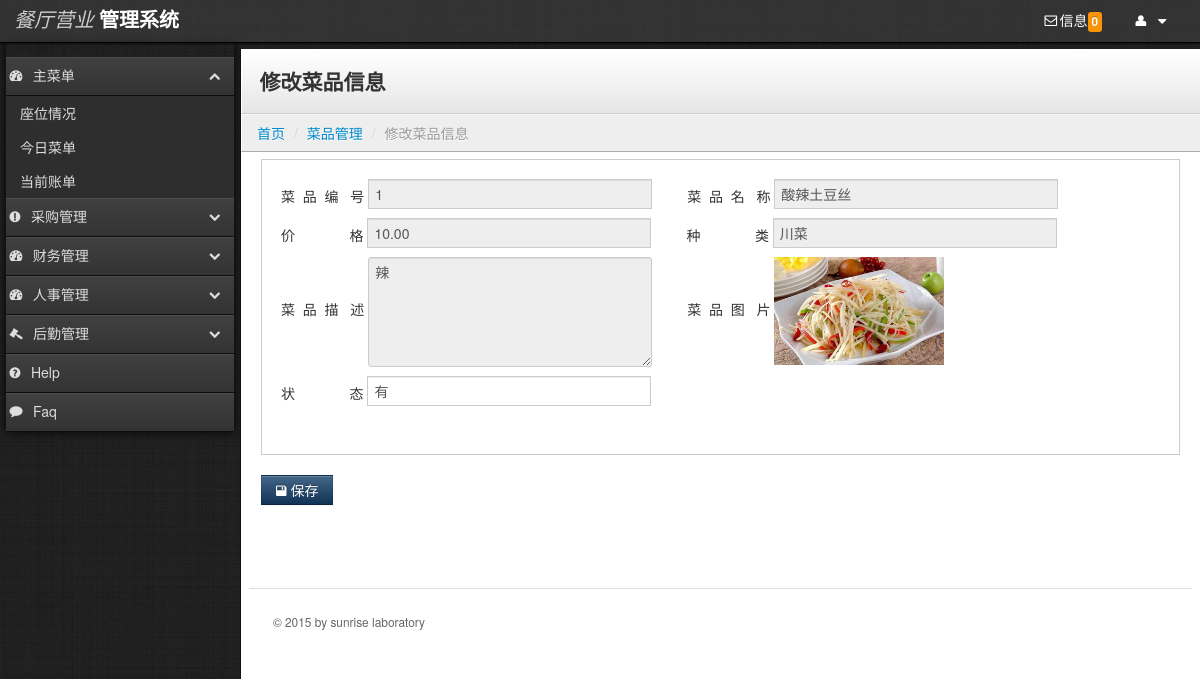
/newRes/modify_menuinfo.php?id=1, run on an earlier commit of the app's database.
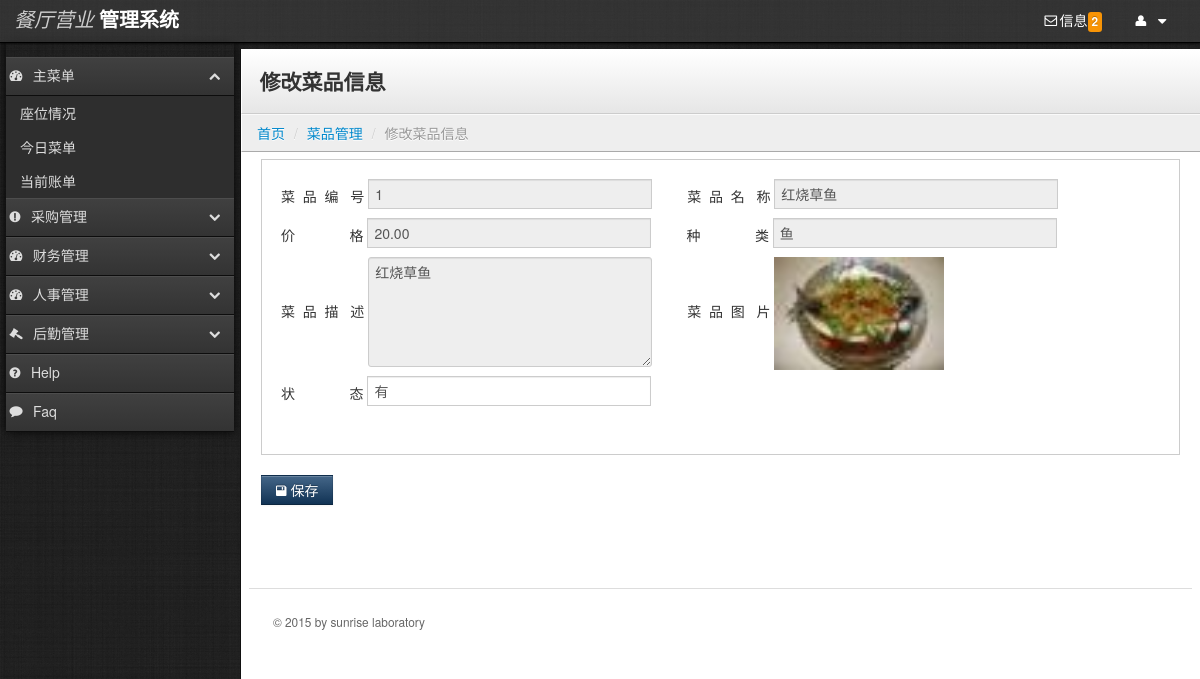
And on a later commit of the database.
### tables this page shows
CREATE TABLE `food` (
  `foodID` bigint(20) NOT NULL,
  `foodName` varchar(50) NOT NULL,
  `price` float(20,2) NOT NULL,
  `foodType` varchar(50) NOT NULL,
  `description` varchar(200) default NULL,
  `imageLocation` varchar(200) default NULL,
  PRIMARY KEY  (`foodID`)
);

### newRes/modify_menuinfo.php (the view, shortened to what the changed rows need)
<?php include('conn/conn.php');?>
<?php
$id="";
if($_SERVER['REQUEST_METHOD']=="GET")
{
	$id=$_GET["id"];
	$selectsql="select * from food where foodID=".$id."";
	$sql = mysql_query($selectsql,$conn) or die(mysql_error());
	$row = mysql_fetch_assoc($sql);
}
?>
<?php include('boot.php');?>
    <div class="content">
        <div class="header">
            <h1 class="page-title">修改菜品信息</h1>
        </div>
        <div class="container-fluid">
            <div class="row-fluid">
<div class="well">
    <div id="myTabContent" class="tab-content">
      <div class="tab-pane active in" id="home">
    <form name="foodinfo" method="post" action="modify_menuinfo_ok.php?id=<?php echo $id;?>" enctype="multipart/form-data">
        <label>菜&nbsp;&nbsp;品&nbsp;&nbsp;编&nbsp;&nbsp;&nbsp;号</label>
        <input name="id" type="text" class="input-xlarge" value="<?php echo $row["foodID"];?>" readonly>
        <label>菜&nbsp;&nbsp;品&nbsp;&nbsp;名&nbsp;&nbsp;&nbsp;称</label>
        <input name="name" type="text" class="input-xlarge" value="<?php echo $row["foodName"];?>" readonly>
        <br/>
        <label>价&nbsp;&nbsp;&nbsp;&nbsp;&nbsp;&nbsp;&nbsp;&nbsp;&nbsp;&nbsp;&nbsp;&nbsp;&nbsp;&nbsp;格</label>
        <input name="price" type="text" class="input-xlarge" value="<?php echo $row["price"];?>" readonly/>
        <label>种&nbsp;&nbsp;&nbsp;&nbsp;&nbsp;&nbsp;&nbsp;&nbsp;&nbsp;&nbsp;&nbsp;&nbsp;&nbsp;&nbsp;类</label>
        <input name="number" type="text" class="input-xlarge" value="<?php echo $row["foodType"];?>" readonly/>
        <br/>
        <label>菜&nbsp;&nbsp;品&nbsp;&nbsp;描&nbsp;&nbsp;&nbsp;述</label>
        <textarea name="desc" cols="" rows="5" class="input-xlarge" readonly><?php echo $row["description"];?></textarea>
        <label>菜&nbsp;&nbsp;品&nbsp;&nbsp;图&nbsp;&nbsp;&nbsp;片</label>
        <img src="<?php echo $row['imageLocation'];?>" alt="product" height="170" width="170">
        <br/>
        <label>状&nbsp;&nbsp;&nbsp;&nbsp;&nbsp;&nbsp;&nbsp;&nbsp;&nbsp;&nbsp;&nbsp;&nbsp;&nbsp;&nbsp;态</label>
        <?php
            $select="select state from menu where foodID=$id";
            $sql1=mysql_query($select,$conn) or die(mysql_error());
            $array=mysql_fetch_array($sql1);
            if($array){
          ?>
        <input name="state" type="text" maxlength="1" title="请填写有或无" class="input-xlarge" value="<?php if($array[state]==1) echo "有"; else echo "无";?>"/>
        <?php } else { ?>
        <input name="state" type="text" maxlength="1" class="input-xlarge" value="<?php echo "无";?>"/>
        <?php } ?>
      </div>
  </div>
</div>
            </div>
        </div>
    </div>
  </body>
</html>

### newRes/boot.php (shortened to what the changed rows need)
<?php
include_once('conn/conn.php');
$selectDealTFNum=mysql_query("select count(*) as count from bill where dealTF  is null; ",$conn);
$arrayDealTFNum=mysql_fetch_array($selectDealTFNum);
?>
<!DOCTYPE html>
<html lang="en">
  <head>
    <link rel="stylesheet" type="text/css" href="lib/bootstrap/css/bootstrap.css">
    <link rel="stylesheet" type="text/css" href="stylesheets/theme.css">
    <link rel="stylesheet" href="lib/font-awesome/css/font-awesome.css">
  </head>
  <body class="">
    <div class="navbar">
        <div class="navbar-inner">
                <ul class="nav pull-right">
                    <li><a href="bill.php" title="您有账单待处理！" role="button"><i class="icon-envelope"></i>信息</span><span id ="remindNum"class="label label-warning"><?php echo $arrayDealTFNum['count'];?></span></a></i>
                </ul>
        </div>
    </div>

What changed in the data, as far as the page shows it:
changed food id 1: name "酸辣土豆丝" → "红烧草鱼"; price "10.00" → "20.00"; number "川菜" → "鱼"; desc "辣" → "红烧草鱼"; imageLocation: a different picture
Also different on the page:
$arrayDealTFNum['count']: "0" → "2"
